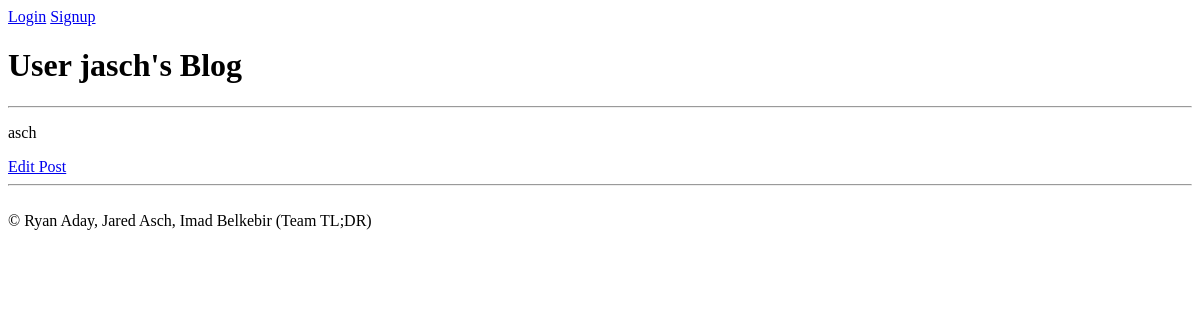
Page /edit/1 on the earlier database version.
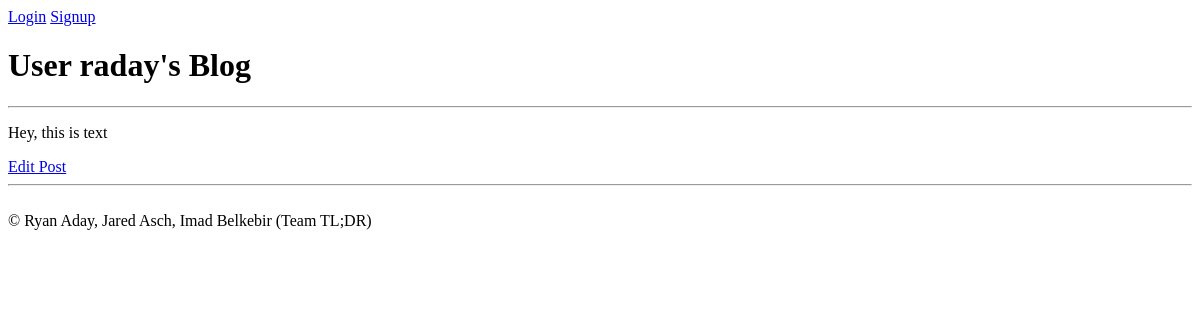
Same page on the later database version.
### tables this page shows
CREATE TABLE posts (id INTEGER PRIMARY KEY AUTOINCREMENT, username TEXT, body TEXT);

### app.py (the view, shortened to what this page needs)
@app.route("/edit/<int:post_id>", methods=["GET", "POST"])
def edit(post_id):
    if request.method == "GET":
        post = get_post(post_id)
        if(post[1] != session.get("user")):
            return render_template("profile.html", user = post[1], posts = get_posts(get_post(post_id)[1]), current_user = session.get("user"))
        return render_template("profile.html", user = session.get("user"), current_user = session.get("user"), posts = get_posts(get_post(post_id)[1]), edit_id = post_id)

### util/db_utils.py (called while the page is built)
def get_posts(username):
    db = sqlite3.connect(DB_FILE)
    db.text_factory = str
    c = db.cursor()
    posts = c.execute("SELECT * FROM posts WHERE posts.username == ?", [username]).fetchall()
    db.close()
    return posts

def get_post(id):
    db = sqlite3.connect(DB_FILE)
    c = db.cursor()
    post = c.execute("SELECT * FROM posts WHERE posts.id == ?" , [id]).fetchone()
    db.close()
    return post

### templates/profile.html (shortened to what this page needs)
{% extends "base.html" %}
{% block content %}
    <h1>User {{ user }}'s Blog</h1>
    {% for post in posts %}
        <hr/>
        {% if edit_id == post[0] %}
            <form action="{{ url_for('edit', post_id = edit_id) }}" method="POST">
                <textarea name = "blog_post">{{ post[2] }}</textarea></br>
                <input type="submit" name = "Post" />
            </form>
        {% else %}
            <p>{{ post[2] }}</p>
        {% endif %}
        <a href = "{{ url_for('edit', post_id = post[0]) }}">Edit Post</a>
    {% endfor %}
    <hr/>
{% endblock %}

### templates/base.html (shortened to what this page needs)
<!DOCTYPE html>
<html>
    <head>
    </head>
    <body>
        {% if current_user %}
            <a href = "{{ url_for('profile', username = current_user) }}">Profile</a>
            <a href = "{{ url_for('logout') }}">Logout</a>
        {% else %}
            <a href = "{{ url_for('login') }}">Login</a>
            <a href = "{{ url_for('signup') }}">Signup</a>
        {% endif %}
        {% block content %} {% endblock %}
        <br>
        {% block footer %}
            &copy; Ryan Aday, Jared Asch, Imad Belkebir (Team TL;DR)
        {% endblock %}
    </body>
</html>

Differences in the rows shown:
no longer on this page (row edited): posts: username "jasch", body "asch"
now on this page (row edited): posts: username "raday", body "Hey, this is text"
